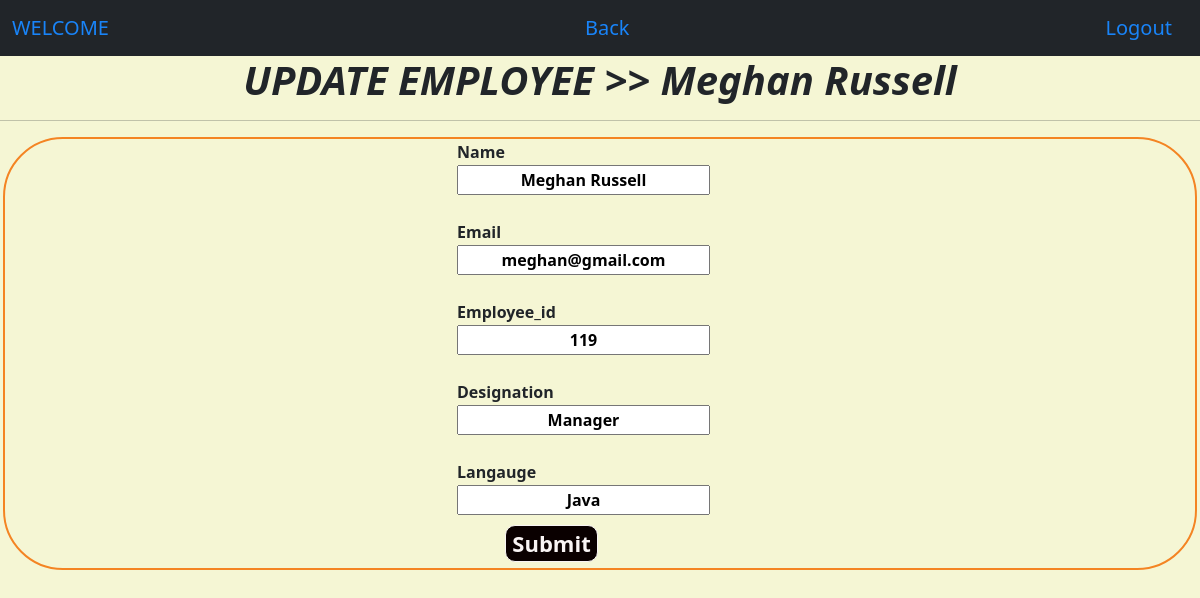
The page /update_record/12/ (signed in) on the database as committed earlier.
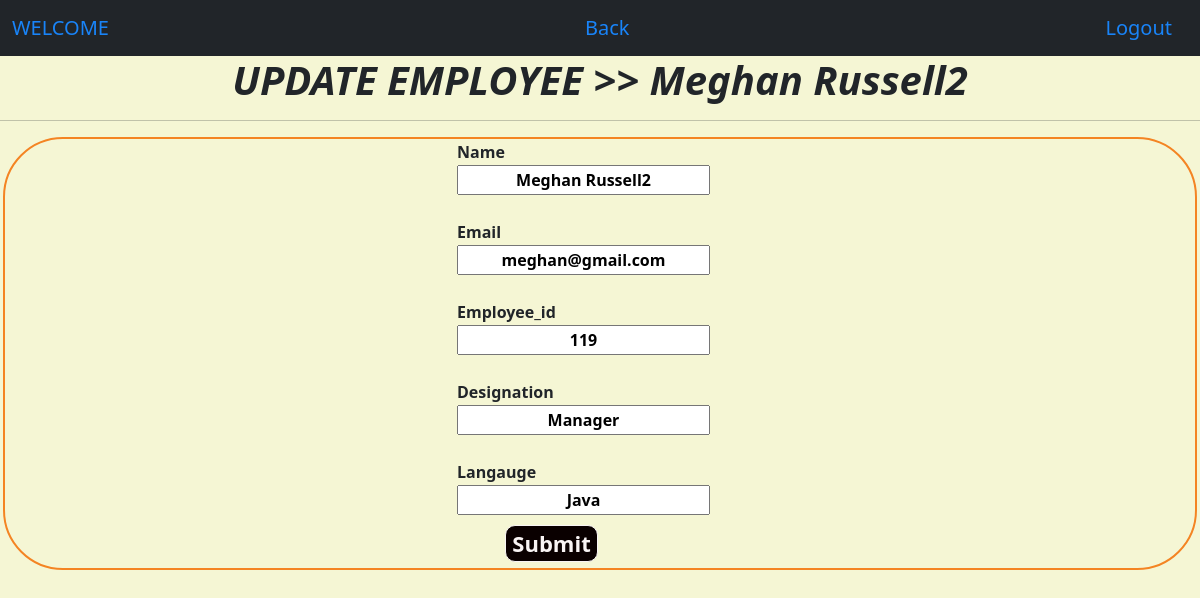
The same page on the database as committed later.
### employee_app/models.py (models this page shows)
class Employee_database(models.Model):
    name= models.CharField(max_length=50)
    email= models.CharField(max_length=100)
    employee_id= models.IntegerField()
    designation= models.CharField(max_length=50)
    lang= models.ForeignKey(Language, on_delete= models.CASCADE)
    def __str__(self):
        return self.name

class Language(models.Model):
    programming_lang= models.CharField(max_length=50)
    def __str__(self):
        return self.programming_lang

### employee_app/views.py (the view, shortened to what this page needs)
# urls.py: path('update_record/<str:pk>/', views.update_record, name= 'update'),
@login_required(login_url='login')
def update_record(request, pk):
    obj= Employee_database.objects.get(id=pk)
    context= {'emp':obj}
    return render(request, 'employee_app/update.html', context)

### employee_app/templates/employee_app/update.html (shortened to what this page needs)
<!DOCTYPE html>
<html lang="en">
<head>
    <link href="https://cdn.jsdelivr.net/npm/bootstrap@5.2.2/dist/css/bootstrap.min.css" rel="stylesheet"
>
</head>
<body>
    <nav class="navbar bg-dark">
        <div class="container-fluid">
            <a class="navbar-brand">WELCOME</a>
            <a class="navbar-brand" href="{% url 'home'%}">Back</a>
            <a class="navbar-brand" href="{% url 'logout'%}">Logout</a>
        </div>
    </nav>
    <h1>UPDATE EMPLOYEE >> {{emp}}</h1>
    <hr>
    <div class="add_data">
        <form method="post" class="new_form">
            <label for="name">Name</label>
            <input type="text" name="name" value="{{emp.name}}" placeholder="Enter your name"> <br>
            <label for="name">Email</label>
            <input type="text" name="email" value="{{emp.email}}" placeholder="Enter your email"><br>
            <label for="name">Employee_id</label>
            <input type="text" name="employee_id" value="{{emp.employee_id}}"
                placeholder="Enter employee_id (ex-101)"><br>
            <label for="name">Designation</label>
            <input type="text" name="designation" value="{{emp.designation}}" placeholder="Enter your designation"><br>
            <label for="name">Langauge</label>
            <input type="text" name="langauge" value="{{emp.lang}}" readonly>
            <button type="submit">Submit</button>
        </form>
</body>
</html>

### employee_app/templates/employee_app/update.html (style rules this page uses)
body { background-color: rgb(245, 246, 212); border-radius: 20px; padding: 0px; }
.navbar-brand { color: rgb(25, 132, 248); border-radius: 10px; }
h1 { display: flex; justify-content: center; font-weight: bold; font-style: italic; }
.add_data { display: flex; font-size: medium; text-align: center; margin: 0px 3px 2px; padding: 0px 2px 2px 2px; border: 2px solid rgb(244, 132, 35); border-radius: 60px; }
label, input { font-weight: bolder; display: flex; text-align: center; margin-left: 450px; margin-top: 1px; }
button { margin-left: 386px; margin-top: 10px; margin-bottom: 4px; font-size: 22px; border: 1px solid; color: rgb(249, 244, 244); background-color: rgb(10, 0, 0); font-weight: bold; border-radius: 10px; }

Rows that differ between the two databases and show on the page:
changed Employee_database "meghan@gmail.com": name "Meghan Russell" → "Meghan Russell2"
